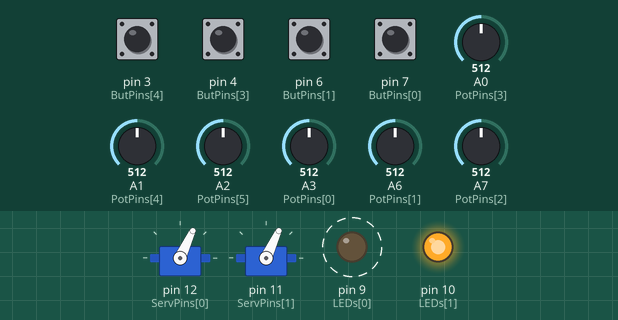
This sketch was run on a simulated Arduino Nano, built with avr-gcc and run on an emulated ATmega328P. Parts: 2 × servo, output pins drawn as LEDs (lit = HIGH). Dashed ring = blinking. The inputs (shaded band) are chosen by the test bench; at power-on: pin 3 (ButPins[4]), pin 4 (ButPins[3]), pin 6 (ButPins[1]), pin 7 (ButPins[0]) HIGH, A0 (PotPins[3]) = 512, A1 (PotPins[4]) = 512, A2 (PotPins[5]) = 512, A3 (PotPins[0]) = 512, A6 (PotPins[1]) = 512, A7 (PotPins[2]) = 512.

Above: at 15.9 s.
At 18.6 s:
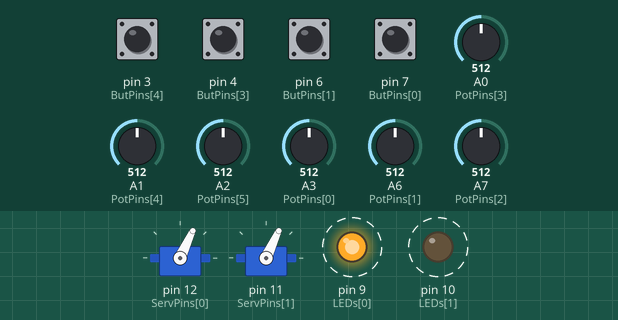
Timing chart, 0 to 19.4 s (numbered marks = the images above):
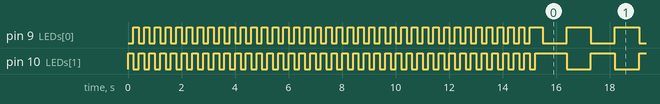

The sketch:

Semaphore4.1_BKDSlowmove.ino
```cpp
#define Version "Semaphore 4.1BKD Slow Move 2022/06/21 modified by Barry Draper"
//Adds show movement of servos and option for block signal logic
//#define Version "Semaphore 2.4 2021/08/02 14:30"
//   -- documentation re LoopDly
//   -- documentation re BounceArc set to 0
// "Semaphore 2.2 2021/05/02 12:00"
//   -- Add Bounce
// "Semaphore 2.1 2021/04/18 22:00"
//
// Controls Dual Semaphore Controller board from MRCS
// Color    Resist          analog        button       digital      index
// Red2      R1                A0           S4            D4          3
// Yel2      R2                A1           S5            D3          4
// Grn2      R3                A2           S6            D2          5
// Red1      R4                A3           S1            D7          0
// Yel1      R5                A6           S2            D6          1
// Grn1      R6                A7           S3            D5          2
#include <Servo.h>

// How many signals/servos to process?
#define NumSigs 2
// FullArc - the maximum degrees of arc to travel
#define FullArc 130

//Chg 4.1 Add slow speed and Block Signal mode
#define Blksig true  //activates ABS logic for inputs - Green is default
#define SpdToGrn 50   //Speed moving toward Green; higher is slower
#define SpdToRed 10  //Speed moving toward Red; higher is slower


// Chg 2.2 vvvvvvvvvvvvv
// BounceArc - factor for arc of bounce
//    - (green-red)/BounceArc
//    - 0 means no bounce, 18 max
#define BounceArc 9
//    BounceDly - delay between moves
#define BounceDly 70
// Chg 2.2 ^^^^^^^^^^^^
// MinPotChg - the minimum ohm change we will act on
#define MinPotChg 5
// HoldMS - time before looking for a new signal
#define HoldMS 10
// latch = true - hold last active button
#define Latch false
// mirror Leave false - no longer needed
#define Mirror false

// main loop delay - sample rate
#define LoopDly 10

// debugging
#define Trace 0
// if debugging, make the LoopDly large

// note ordering:    1R 1Y 1G 2R 2Y 2G
int const PotPins[6] = {A3,A6,A7,A0,A1,A2};
int const ButPins[6] = { 7, 6, 5, 4, 3, 2};
#define RED 0
#define YEL 1
#define GRN 2
int const LEDs [2] = {9,10};// note: high = off
bool flash = 0;

// servos and pins
Servo SemiP[2];
int const ServPins[2] = {12,11};
int       ServState [2]; // red/yellow/green
int       Posn [2];      // pot position
long int  PosnTM [2];    // last position time change

// Chg 4.1 Soeed control variables
int Stop1, Stop2, bladeset1, bladeset2, bladepos1, bladepos2;
long int Time1 = millis();
long int Time2 = millis();
long int heartbeat = millis();
int R1, R2, Y1, Y2, G1, G2, b1, b2;
int CWspeed1, CWspeed2, CCWspeed1, CCWspeed2;

// #################################################
void LEDlert(int Patrn, int Repet) {
  // specific for the Dual Semaphore Controller
  // Patrn (0,1) for heart beat
  //   0 = slow blink - active
  //   1 = rapid blink - working
  //   2 = fast blink - problem
  int TurnOn = LOW;
  int TurnOff = HIGH;

  int ii,jj, Iner;
  Iner = (3-Patrn)*100;

  for (jj = 0; jj < Repet; ++jj){
  for (ii = 0; ii < Patrn+1; ++ii){
    digitalWrite(LEDs[0], TurnOn);
    delay(Iner);
    digitalWrite(LEDs[1], TurnOn);
    digitalWrite(LEDs[0], TurnOff);
    delay(Iner);
    digitalWrite(LEDs[1], TurnOff);
    if (jj != Repet-1){delay(Iner);}
  }// for ii
    if (jj != Repet-1){delay(Iner*5);}
  }// for jj
}// LEDlert

// Chg 2.2 vvvvvvvvvvvvv
// #################################################
void BounceRed(int Iset, int Redval) {
int Ioff, nxtpos, Grnval, bdly;
  // return to Red causes bounce
  #if (BounceArc > 0)
  Ioff = Iset * 3;
  Grnval = analogRead(PotPins[Ioff+GRN]);
  if (Ioff == 0 && Mirror){Grnval = 1023 - Grnval;}
  Grnval = map(Grnval, 0, 1023, 0, FullArc);
  nxtpos = (Grnval - Redval)/BounceArc;
    if (Trace > 0){
      Serial.print("Bounce G: ");
      Serial.print(Grnval);
      Serial.print(" R:");
      Serial.print(Redval);
      Serial.print(" nxt: ");
      Serial.println(nxtpos);
    }// Trace
  do {
    if (Trace > 0){
      Serial.print("Bounce to ");
      Serial.println(Redval + nxtpos);
    }// Trace
  delay (BounceDly);
    SemiP[Iset].write(Redval + nxtpos);
  delay (BounceDly);
    SemiP[Iset].write(Redval);
    nxtpos /= BounceArc;
  } while (nxtpos != 0);
  #endif
}// BounceRed
// Chg 2.2 ^^^^^^^^^^^^


  // #################################################
void setup() {
  long int TuneTM;
  int PotPos[6];
  // Tuning - time watching for a pot change
  #define Tuning 15000

  int ii, jj, Cnt, MPin, PotVal;
  if (Trace > 0){
      Serial.begin(9600);
      Serial.println(Version);
  }// Trace
  // setup servos and variables
  for (ii = 0; ii < 6; ++ii){
    pinMode(PotPins[ii], INPUT);
    pinMode(ButPins[ii], INPUT_PULLUP);
  }// for ii
  for (ii = 0; ii < NumSigs; ++ii){
    SemiP[ii].attach(ServPins[ii]);
  // read red pot & position
    Posn[ii] = analogRead(PotPins[ii*3]);
    if (ii == 0 && Mirror){Posn[ii] = 1023 - Posn[ii];}
    SemiP[ii].write(map(Posn[ii], 0, 1023, 0, FullArc));
    PosnTM[ii] = millis();
    ServState[ii] = ii * 3;
    if (Trace > 0){
      Serial.print("Servo ");
      Serial.print(ii);
      Serial.print(" pot ");
      Serial.println(Posn[ii]);
    }
  }// for ii
  for (ii = 0; ii < 2; ++ii){
    pinMode(LEDs[ii], OUTPUT);
    digitalWrite(LEDs[ii], HIGH);
  }// for ii
  if (Trace > 0){// light both for startup
    LEDlert(0,1); //
  }// Trace
  // initialize pot position
  for (jj = 0; jj < 6; ++jj){
    PotPos[jj] = analogRead(PotPins[jj]);
  }// jj
  TuneTM = millis();
  do {
    for (jj = 0; jj < 6; ++jj){
      PotVal = analogRead(PotPins[jj]);
      if (abs(PotVal - PotPos[jj]) > MinPotChg){
        TuneTM = millis();
        PotPos[jj] = PotVal;
        ii = jj / 3;
        if (ii == 0 && Mirror){PotVal = 1023 - PotVal;}
        SemiP[ii].write(map(PotVal, 0, 1023, 0, FullArc));
        }// if pot moved
    }// jj
    LEDlert(1,1); // notify tuning time
  } while (TuneTM + Tuning > millis());

  //Chg 4.0 Reads pot positions for Blksig mode
  R1 = map(analogRead(PotPins[0]), 0, 1023, 0, FullArc);
  Y1 = map(analogRead(PotPins[1]), 0, 1023, 0, FullArc);
  G1 = map(analogRead(PotPins[2]), 0, 1023, 0, FullArc);
  R2 = map(analogRead(PotPins[3]), 0, 1023, 0, FullArc);
  Y2 = map(analogRead(PotPins[4]), 0, 1023, 0, FullArc);
  G2 = map(analogRead(PotPins[5]), 0, 1023, 0, FullArc);
   if (Blksig == true){
  bladepos1 = R2;
  bladepos2 = R1;}

  if (R2 > G2){
    CWspeed1 = SpdToGrn;
    CCWspeed1 = SpdToRed;}
    else {
      CWspeed1 = SpdToRed;
      CCWspeed1 = SpdToGrn;}

  if (R1 > G1){
    CWspeed2 = SpdToGrn;
    CCWspeed2 = SpdToRed;}
    else {
      CWspeed2 = SpdToRed;
      CCWspeed2 = SpdToGrn;}
 // Sets speed values int proper servo direction


  } // end setup
  // #################################################

  // #################################################
void loop() {
  int iset, ioff, ii, jj, ibutn, potval, mapval;

  //Add 4.0 reset for Millis overflow
  if (millis() <= 1000) {Time1 = Time2 = heartbeat = millis();}

  for (iset = 0; iset < NumSigs; ++iset){
    // check timer and skip if not yet expired
    if (PosnTM[iset] + HoldMS > millis()|| Blksig == true){continue;}

    ibutn = ioff = iset * 3; // default to red
    jj = 0; // # of buttons pushed
    // loop through buttons
    for (ii = ioff; ii < ioff +3; ++ii){
      potval = digitalRead(ButPins[ii]);
        if (Trace > 1){
          Serial.print("Button ");
          Serial.print(ii);
          Serial.print(" pin ");
          Serial.print(ButPins[ii]);
          Serial.print(" value ");
          Serial.println(potval);
        }// Trace
      if (potval == LOW){
        ++jj;
        ibutn = ii;
        potval = analogRead(PotPins[ibutn]);
        if (iset == 0 && Mirror){potval = 1023 - potval;}
        mapval = map(potval, 0, 1023, 0, FullArc);
        if (Trace > 0){
          Serial.print("Semaphore ");
          Serial.print(iset);
          Serial.print(" Button ");
          Serial.print(ii);
          Serial.println(" active");
         }// Trace
      }
    }// for ii
    // done scanning buttons
    if (jj > 1){LEDlert(2,10);}// if jj
    if (Trace > 0){
          Serial.print("Set ");
          Serial.print(iset);
          Serial.print(" actives ");
          Serial.print(jj);
          Serial.print(" ibutn ");
          Serial.print(ibutn);
          Serial.print(" state ");
          Serial.println(ServState[iset]);
      } // Trace

    if (jj == 0 && Latch) {ibutn = ServState[iset];}
    potval = analogRead(PotPins[ibutn]);
    if (iset == 0 && Mirror){potval = 1023 - potval;}
    mapval = map(potval, 0, 1023, 0, FullArc);
// button pushed or latch false
  if (ibutn != ServState[iset]
         &&
       (abs(potval - Posn[iset]) > MinPotChg)
       )
     {
      if (Trace > 0){
          Serial.print("Set ");
          Serial.print(iset);
          Serial.print(" state ");
          Serial.print(ServState[iset]);
          Serial.print(" button ");
          Serial.print(ibutn);
          Serial.print(" pot ");
          Serial.print(potval);
          Serial.print(" moved to ");
          Serial.print(mapval);
          Serial.println(" angle ");
       } // Trace
     // new button state
      ServState[iset] = ibutn;
      Posn[iset]      = potval;
      PosnTM[iset]    = millis();
      //SemiP[iset].write(mapval); //Chg 4.1
      if (iset == 0){bladeset2 = mapval;}
      if (iset == 1){bladeset1 = mapval;}

// Chg 2.2 vvvvvvvvvvvvv
   // if (ibutn == ioff) // RED - call BounceRed
    //{BounceRed(iset, mapval);}
// Chg 2.2 ^^^^^^^^^^^^^
     }// conditions
  }// for iset

  //Chg 4.0 Button read and ABS logic.  bladeset is desired position for servo to move to
if (Blksig == true && digitalRead(ButPins[3]) == 0){bladeset1 = R2;}
if (Blksig == true && digitalRead(ButPins[3]) == 1 && digitalRead(ButPins[4]) == 0){bladeset1 = Y2;}
if (Blksig == true && digitalRead(ButPins[3]) == 1 && digitalRead(ButPins[4]) == 1){bladeset1 = G2;}

if (Blksig == true && digitalRead(ButPins[0]) == 0){bladeset2 = R1;}
if (Blksig == true && digitalRead(ButPins[0]) == 1 && digitalRead(ButPins[1]) == 0){bladeset2 = Y1;}
if (Blksig == true && digitalRead(ButPins[0]) == 1 && digitalRead(ButPins[1]) == 1){bladeset2 = G1;}

  //Chg 4.0 Compares bladeset and bladepos and moves servo in one degree steps if needed

  if (bladeset1 != R2) {b1 = 0;}
  if (bladeset1 < bladepos1 && Time1 < millis()){
   Time1 = millis()+ CWspeed1;
    bladepos1 = bladepos1 - 1;
    SemiP[1].write(bladepos1);}

  if (bladeset1 > bladepos1 && Time1 < millis()){
    Time1 = millis() + CCWspeed1;
    bladepos1 = bladepos1 + 1;
    SemiP[1].write(bladepos1);}

    if (bladepos1 == R2 && b1 == 0) {BounceRed(1, R2); b1 = 1;}

   if (bladeset2 != R1) {b2 = 0;}
   if (bladeset2 < bladepos2 && Time2 < millis()){
    Time2 = millis()+ CWspeed2;
    bladepos2 = bladepos2 - 1;
    SemiP[0].write(bladepos2);}

  if (bladeset2 > bladepos2 && Time2 < millis()){
    Time2 = millis() + CCWspeed2;
    bladepos2 = bladepos2 + 1;
    SemiP[0].write(bladepos2);
    }

    if (bladepos2 == R1 && b2 == 0) {BounceRed(0, R1); b2 = 1;}

//Chg 4.0  Runtime blue LED heartbeat to avoid slow down using delay

if (millis()- heartbeat >= 900){
  heartbeat = millis();
  if (flash == 0){
    flash = 1;
    digitalWrite(LEDs[0], 0);
    digitalWrite(LEDs[1], 1);}
    else {flash = 0;
    digitalWrite(LEDs[1], 0);
    digitalWrite(LEDs[0], 1);}}

}

  //if (LoopDly > 0){
    //LEDlert(0,1); // heartbeat
    //delay(LoopDly);}
 // loop
```

Measured:
- by itself, pin 9 (LEDs[0]): goes 36 × (LOW 0.20 s, HIGH 0.20 s), LOW 0.20 s, HIGH 0.48 s, 63 × (LOW 0.90 s, HIGH 0.90 s), LOW 0.90 s, then HIGH
- by itself, pin 10 (LEDs[1]): goes 37 × (LOW 0.20 s, HIGH 0.20 s), LOW 0.20 s, HIGH 1.2 s, 63 × (LOW 0.90 s, HIGH 0.90 s), then LOW
